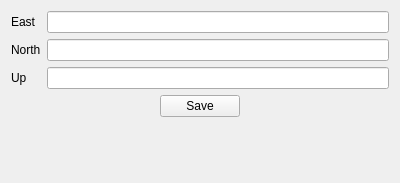
<?xml version="1.0" encoding="UTF-8"?>
<ui version="4.0">
 <class>QPointValue</class>
 <widget class="QWidget" name="QPointValue">
  <property name="geometry">
   <rect>
    <x>0</x>
    <y>0</y>
    <width>400</width>
    <height>183</height>
   </rect>
  </property>
  <property name="windowTitle">
   <string>Form</string>
  </property>
  <layout class="QFormLayout" name="formLayout">
   <item row="0" column="0">
    <widget class="QLabel" name="label">
     <property name="text">
      <string>East</string>
     </property>
    </widget>
   </item>
   <item row="0" column="1">
    <widget class="QLineEdit" name="lineEdit_east"/>
   </item>
   <item row="1" column="0">
    <widget class="QLabel" name="label_2">
     <property name="text">
      <string>North</string>
     </property>
    </widget>
   </item>
   <item row="1" column="1">
    <widget class="QLineEdit" name="lineEdit_north"/>
   </item>
   <item row="2" column="0">
    <widget class="QLabel" name="label_3">
     <property name="text">
      <string>Up</string>
     </property>
    </widget>
   </item>
   <item row="2" column="1">
    <widget class="QLineEdit" name="lineEdit_up"/>
   </item>
   <item row="3" column="0" colspan="2">
    <layout class="QHBoxLayout" name="horizontalLayout">
     <item>
      <spacer name="horizontalSpacer">
       <property name="orientation">
        <enum>Qt::Horizontal</enum>
       </property>
       <property name="sizeHint" stdset="0">
        <size>
         <width>40</width>
         <height>20</height>
        </size>
       </property>
      </spacer>
     </item>
     <item>
      <widget class="QPushButton" name="pushButton">
       <property name="text">
        <string>Save</string>
       </property>
      </widget>
     </item>
     <item>
      <spacer name="horizontalSpacer_2">
       <property name="orientation">
        <enum>Qt::Horizontal</enum>
       </property>
       <property name="sizeHint" stdset="0">
        <size>
         <width>40</width>
         <height>20</height>
        </size>
       </property>
      </spacer>
     </item>
    </layout>
   </item>
  </layout>
 </widget>
 <resources/>
 <connections/>
</ui>
